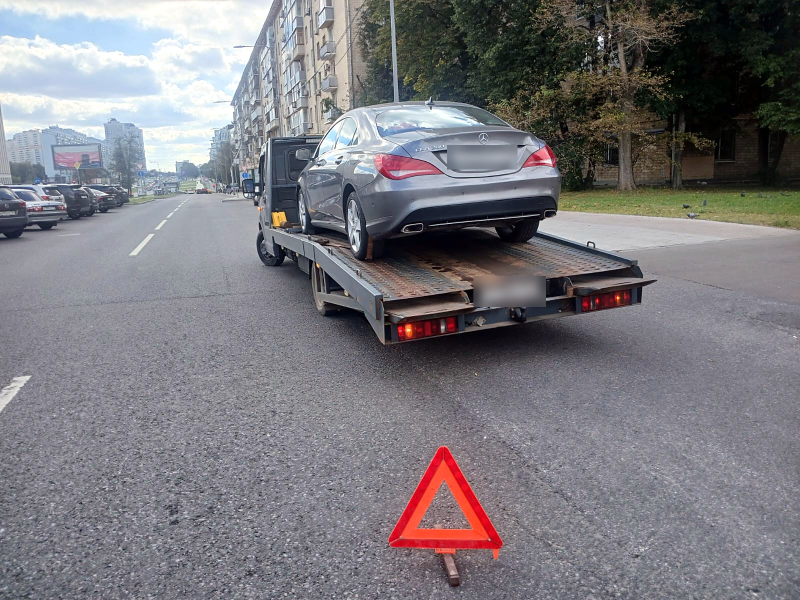
#> input picture photo/01_real_polished/evakuator-mercedes-cla-moskva-avariyka.jpg, 1600 x 1200 px (shown at 1/2 size)
$ python make_landing_images.py
#> lines starting #> are read from the running program, lines starting #| are printed output that depends on the picture
"""Веб-копии настоящих фото для лендинга: лента «Наши выезды».

Источник — photo/01_real_polished (номера и лица уже закрыты). Здесь только
уменьшение и пережатие, без обработки. Выход: site/assets/img/rabota-*.jpg, hero-*.jpg
"""
import sys
from pathlib import Path

from PIL import Image

ROOT = Path(__file__).resolve().parent.parent
SRC = ROOT / "photo" / "01_real_polished"
OUT = ROOT / "site" / "assets" / "img"

# (исходник, имя на сайте) — порядок = порядок в ленте
GALLERY = [
    ("evakuator-mercedes-cla-moskva-avariyka.jpg", "rabota-01-mercedes-cla.jpg"),
    ("evakuator-manipulyator-podem-avtomobilya-iz-kyuveta.jpg", "rabota-02-iz-kyuveta.jpg"),
    ("evakuator-perevozka-bmw-x6-krossover.jpg", "rabota-03-bmw-x6.jpg"),
    ("evakuator-perevozka-spectehniki-mini-pogruzchik.jpg", "rabota-04-mini-pogruzchik.jpg"),
    ("evakuator-perevozka-audi-a8-biznes-klass.jpg", "rabota-05-audi-a8.jpg"),
    ("evakuator-avtomobil-posle-dtp-bokovoy-udar.jpg", "rabota-06-posle-dtp.jpg"),
    ("evakuator-perevozka-gruzovogo-mikroavtobusa.jpg", "rabota-07-mikroavtobus.jpg"),
    ("evakuator-perevozka-rolls-royce-wraith-kupe.jpg", "rabota-08-rolls-royce.jpg"),
    ("evakuator-perevozka-vilochnogo-pogruzchika-5-tonn.jpg", "rabota-09-vilochnyy-pogruzchik.jpg"),
    ("evakuator-perevozka-volkswagen-golf.jpg", "rabota-10-volkswagen-golf.jpg"),
    ("evakuator-manipulyator-pogruzka-mercedes-gle.jpg", "rabota-11-manipulyator.jpg"),
    ("evakuator-posle-dtp-lada-vesta-pogruzka.jpg", "rabota-12-posle-dtp-pogruzka.jpg"),
    ("evakuator-perevozka-mikroavtobusa-osen.jpg", "rabota-13-mikroavtobus-osen.jpg"),
    ("evakuator-manipulyator-pogruzka-avtomobilya-posle-dtp.jpg", "rabota-14-manipulyator-posle-dtp.jpg"),
    ("evakuator-perevozka-mini-pogruzchika-s-kovshom.jpg", "rabota-15-mini-pogruzchik-s-kovshom.jpg"),
    ("evakuator-perevozka-vilochnogo-pogruzchika.jpg", "rabota-16-vilochnyy-pogruzchik.jpg"),
    ("evakuator-pogruzka-po-apparelyam-znak-avariynoy.jpg", "rabota-17-pogruzka-po-apparelyam.jpg"),
    ("evakuator-pogruzka-vilochnogo-pogruzchika-na-platformu.jpg", "rabota-18-pogruzchik-na-platformu.jpg"),
    ("evakuator-perevozka-kia-carnival-miniven.jpg", "rabota-19-miniven-kia.jpg"),
]


def save(src, dst, height=None, width=None, crop43=False, q=78):
#> called with dst = 'rabota-01-mercedes-cla.jpg', height = 560, crop43 = False, q = 78
    im = Image.open(SRC / src).convert("RGB")
#> im is the input picture: PIL image 1600x1200 RGB; mean R, G, B 122.8, 121, 126
    if crop43:                                  # hero frames share one 4:3 box
        w, h = im.size
        if w / h > 4 / 3:
            nw = round(h * 4 / 3); im = im.crop(((w - nw) // 2, 0, (w - nw) // 2 + nw, h))
        else:
            nh = round(w * 3 / 4); im = im.crop((0, (h - nh) // 2, w, (h - nh) // 2 + nh))
    if height:
        k = min(1.0, height / im.height)
#> k = 0.467
    else:
        k = min(1.0, width / im.width)
    im = im.resize((round(im.width * k), round(im.height * k)), Image.LANCZOS)
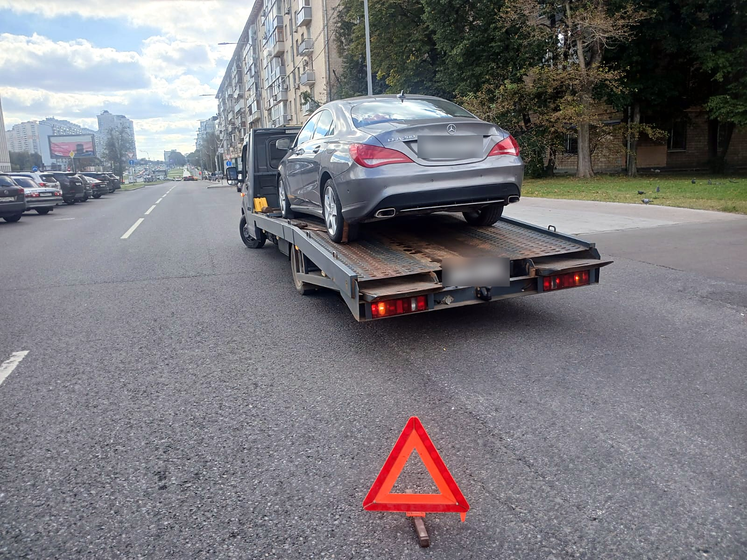
#> im: PIL image 747x560 RGB; mean R, G, B 122.8, 121, 126
    im.save(OUT / dst, "JPEG", quality=q, optimize=True, progressive=True)
    print(f"{dst:40} {im.size[0]}x{im.size[1]}  {round((OUT / dst).stat().st_size / 1024)}KB")
#| rabota-01-mercedes-cla.jpg               747x560  94KB
    return im.size


def main():
    for s, d in GALLERY:
        save(s, d, height=560)
#> pass 2 of the loop in main, `for s, d in GALLERY:`:
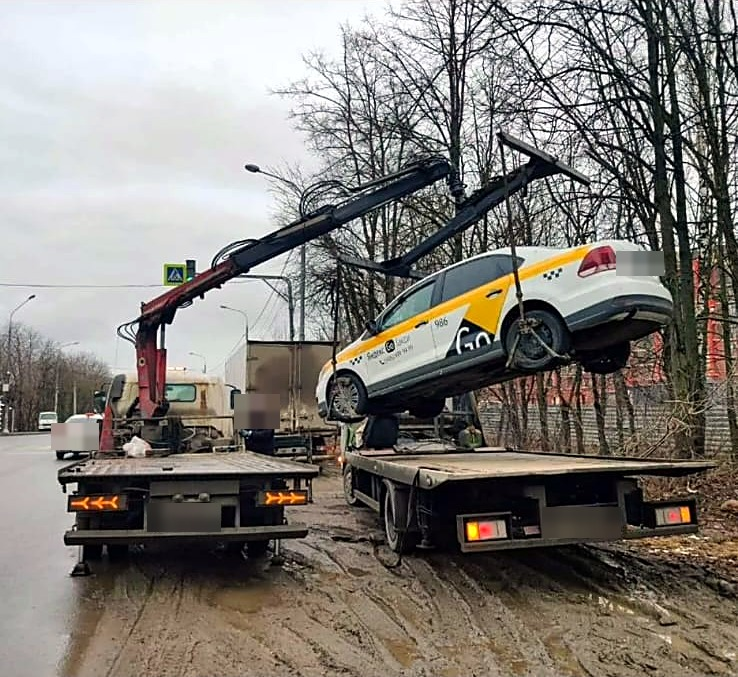
#> input picture photo/01_real_polished/evakuator-manipulyator-podem-avtomobilya-iz-kyuveta.jpg, 738 x 677 px
#> in save, im is the input picture: PIL image 738x677 RGB; mean R, G, B 130.4, 126.1, 120.2
#> in save (call 2), `im = im.resize((round(im.width * k), round(im.height * k)), Image.LANC..`:
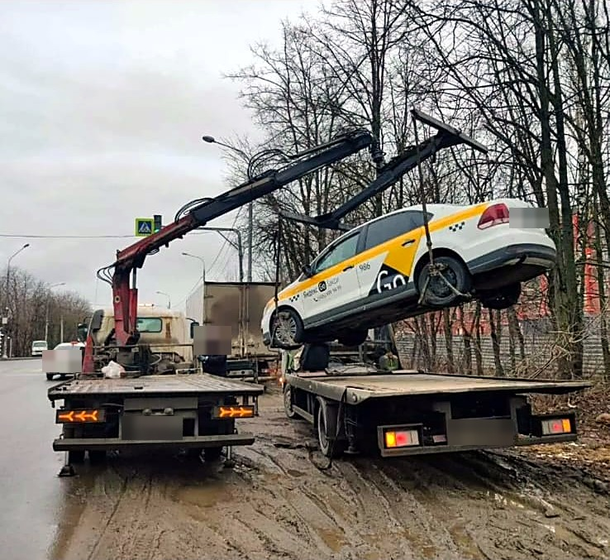
#> im: PIL image 610x560 RGB; mean R, G, B 130.4, 126.1, 120.1
#| rabota-02-iz-kyuveta.jpg                 610x560  88KB
#> pass 3 of the loop in main, `for s, d in GALLERY:`:
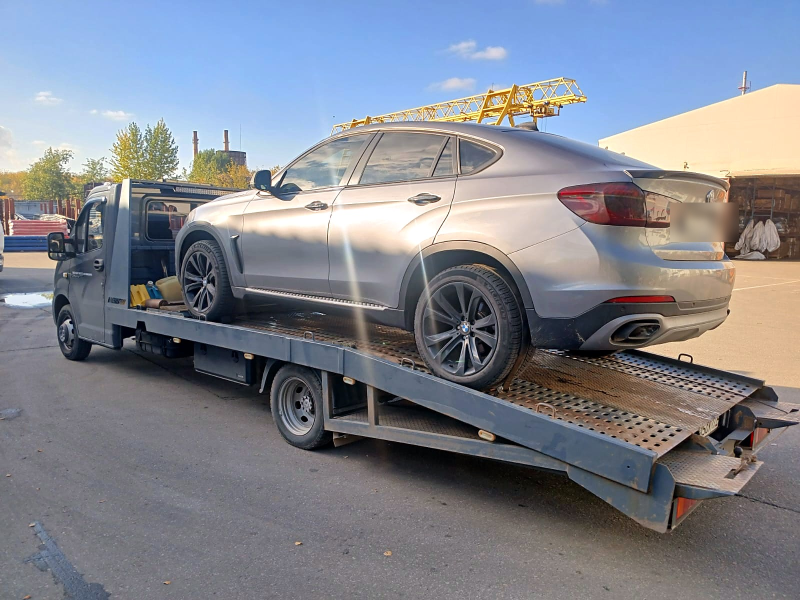
#> input picture photo/01_real_polished/evakuator-perevozka-bmw-x6-krossover.jpg, 1600 x 1200 px (shown at 1/2 size)
#> in save, im is the input picture: PIL image 1600x1200 RGB; mean R, G, B 128.7, 132, 141.7
#> in save (call 3), `im = im.resize((round(im.width * k), round(im.height * k)), Image.LANC..`:
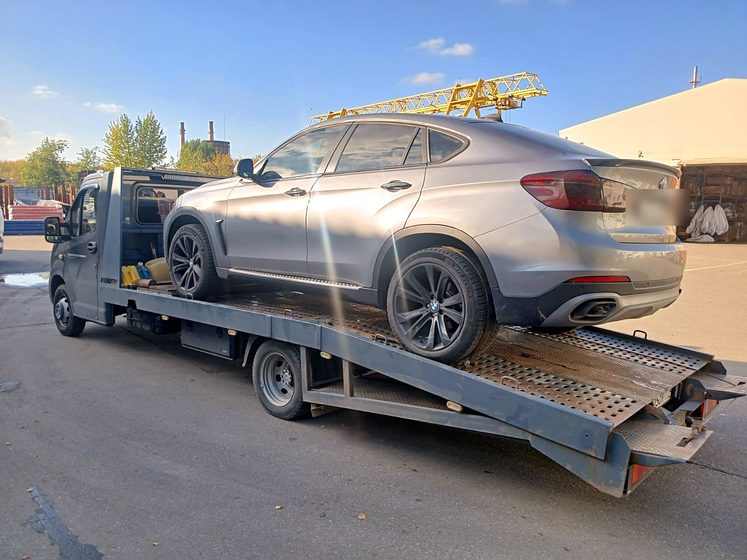
#> im: PIL image 747x560 RGB; mean R, G, B 128.7, 132, 141.7
#| rabota-03-bmw-x6.jpg                     747x560  69KB
#> the loop made 4 passes; the first 3 are shown
    return 0


if __name__ == "__main__":
#> (the run stopped early here; a loop or call above may not have finished)
